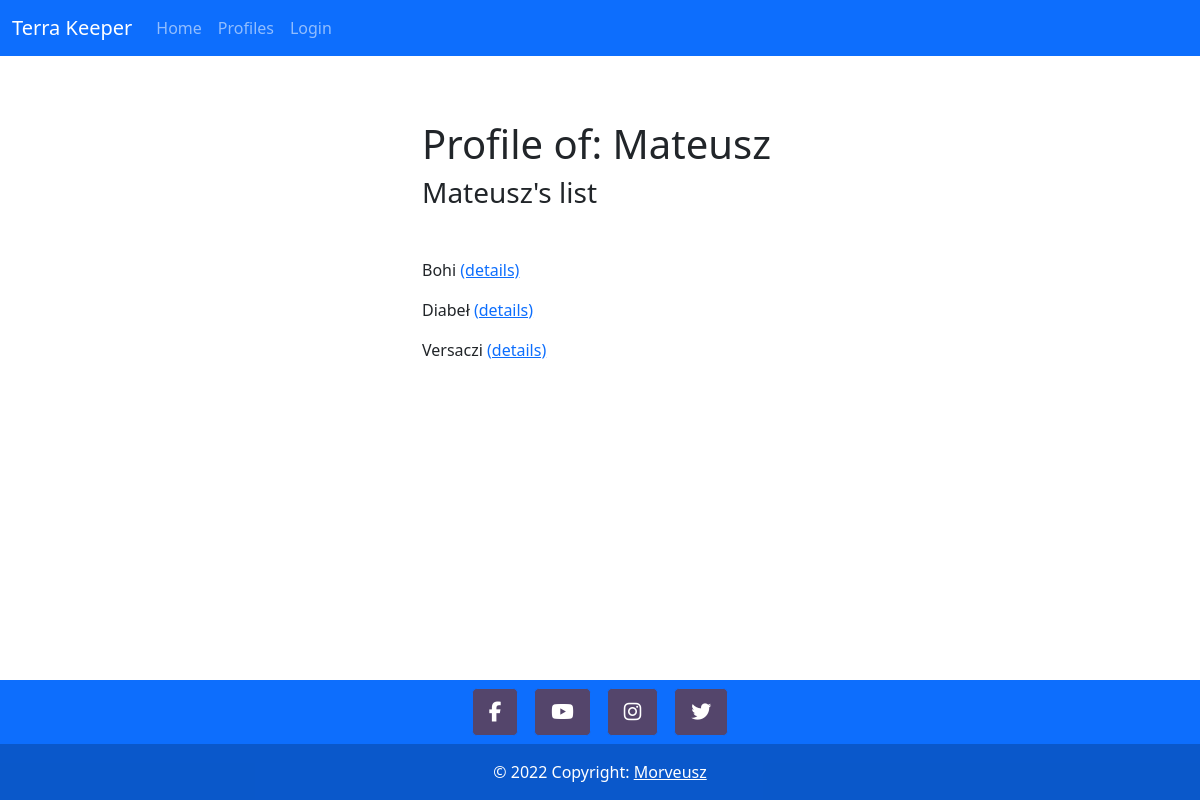
The app's page /users/b5223f50-071e-4bb6-9a7b-27f8de68af49 with its own data.
### users/models.py (models this page shows)
class Profile(models.Model):
    id = models.UUIDField(default=uuid.uuid4, unique=True,
                          primary_key=True, editable=False)
    user = models.OneToOneField(
        User, on_delete=models.CASCADE, null=True, blank=True)
    name = models.CharField(max_length=200)
    email = models.CharField(max_length=500)
    def __str__(self):
        return str(self.name)

### spiders/models.py (models this page shows, shortened)
class AnimalsList(models.Model):
    owner = models.OneToOneField(Profile, on_delete=models.CASCADE)
    id = models.UUIDField(default=uuid.uuid4, unique=True,
                          primary_key=True, editable=False)
    def __str__(self):
        return f"{self.owner}'s list"

class Spider(models.Model):
    list = models.ForeignKey(
        AnimalsList, on_delete=models.CASCADE, blank=True, null=True)
    genus = models.CharField(max_length=200)
    species = models.CharField(max_length=200)
    name = models.CharField(max_length=200)
    molt = models.IntegerField(blank=True, null=True)
    size = models.FloatField(blank=True, null=True)
    joined = models.DateField(default=date.today, blank=True)
    id = models.UUIDField(default=uuid.uuid4, unique=True,
                          primary_key=True, editable=False)

### users/views.py (the view)
# urls.py: path("<str:id>", views.profile, name="user-details"),
def profile(request, id):
    profile = Profile.objects.get(id=id)
    context = {"profile": profile}
    return render(request, 'users/details.html', context)

### users/templates/users/details.html
{% extends 'main.html' %}
{% block content %}
<div class="row">
    <div class="col-4 offset-4 my-5">
        <h1>Profile of: {{ profile.name }}</h1>
        <h3 class="mb-5">{{ profile.animalslist }}</h3>
        {% for spider in profile.animalslist.spider_set.all %}
        <p>{{ spider.name }} <a href="{% url 'spider-details' spider.id %}">(details)</a></p>
        {% endfor %}
    </div>
</div>
{% endblock %}

### records on screen
Profile: name "Mateusz", animalslist "Mateusz's list"
Spider: name "Bohi"
Spider: name "Diabeł"
Spider: name "Versaczi"
